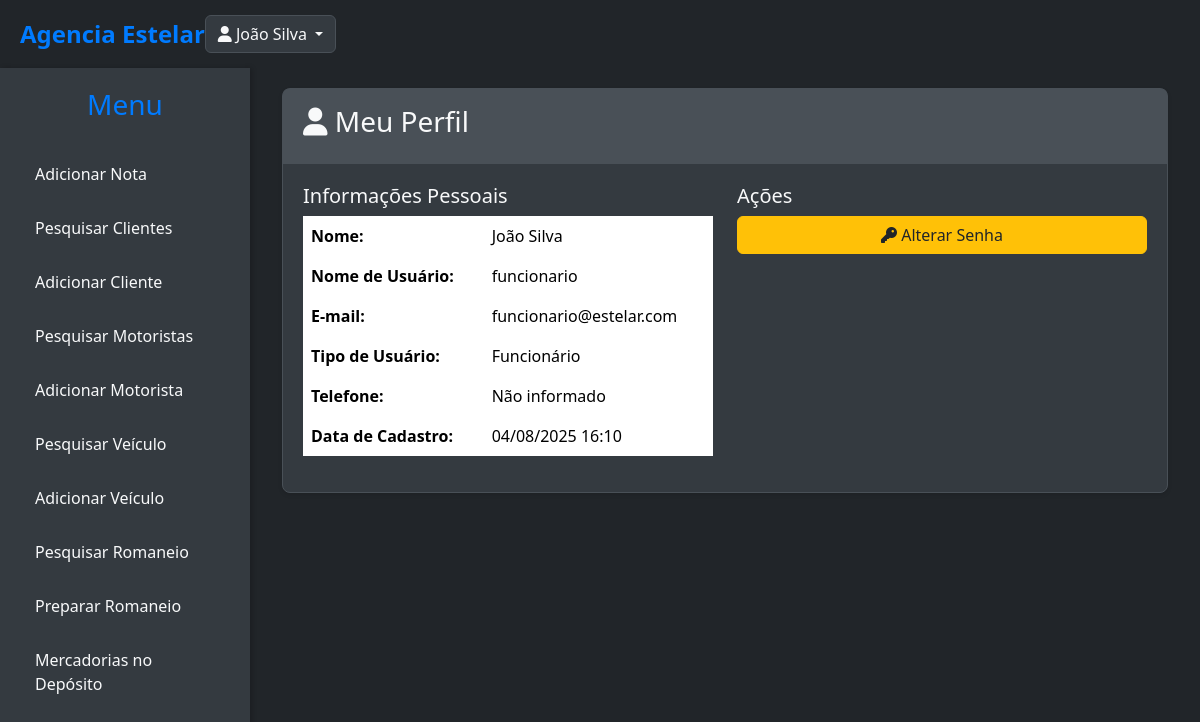
Before: /notas/perfil/ (signed in) with the older database file.
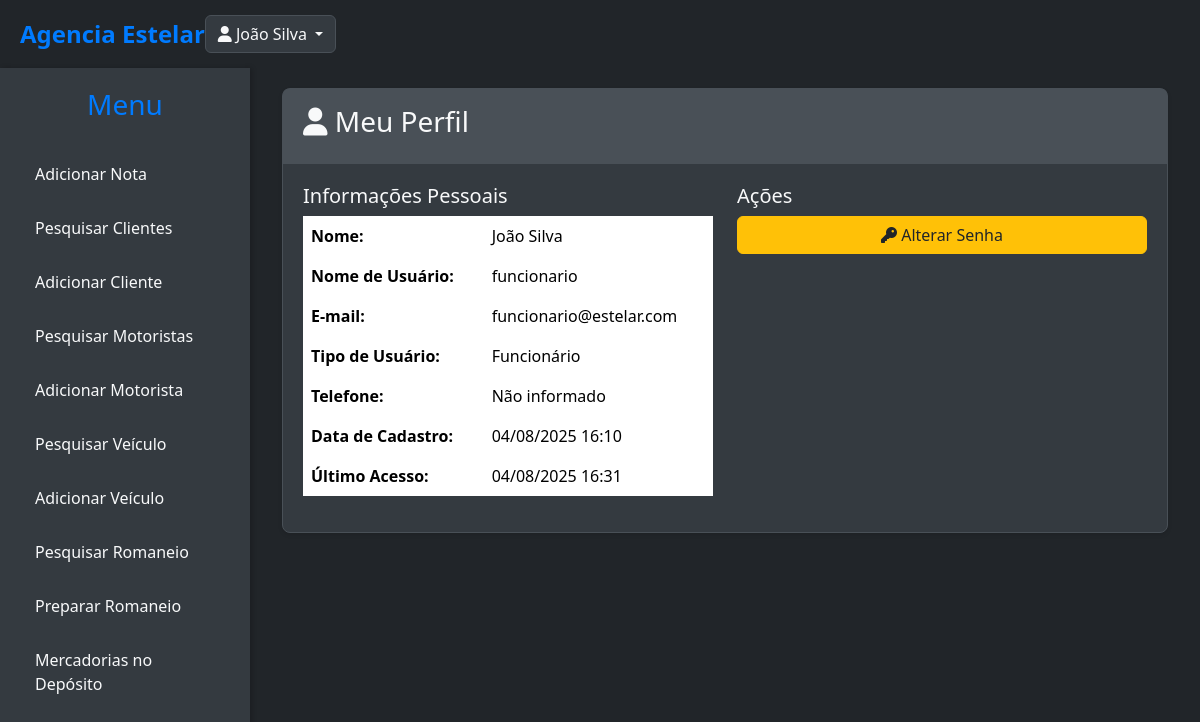
After: the same page with the newer database file.
### notas/models.py (models this page shows, shortened)
class Usuario(models.Model):
    TIPO_USUARIO_CHOICES = [
        ('admin', 'Administrador'),
        ('funcionario', 'Funcionário'),
        ('cliente', 'Cliente'),
    ]
    username = models.CharField(max_length=150, unique=True, verbose_name="Nome de Usuário")
    email = models.EmailField(unique=True, verbose_name="E-mail")
    first_name = models.CharField(max_length=30, verbose_name="Nome")
    last_name = models.CharField(max_length=30, verbose_name="Sobrenome")
    is_active = models.BooleanField(default=True, verbose_name="Ativo")
    is_staff = models.BooleanField(default=False, verbose_name="Staff")
    date_joined = models.DateTimeField(auto_now_add=True, verbose_name="Data de Cadastro")
    password = models.CharField(max_length=128, verbose_name="Senha")
    tipo_usuario = models.CharField(
        max_length=20,
        choices=TIPO_USUARIO_CHOICES,
        default='funcionario',
        verbose_name="Tipo de Usuário"
    )
    cliente = models.ForeignKey(
        Cliente,
        on_delete=models.CASCADE,
        null=True,
        blank=True,
        verbose_name="Cliente Vinculado"
    )
    telefone = models.CharField(max_length=20, blank=True, verbose_name="Telefone")
    ultimo_acesso = models.DateTimeField(null=True, blank=True, verbose_name="Último Acesso")
    REQUIRED_FIELDS = ['email', 'first_name', 'last_name']
    USERNAME_FIELD = 'username'
    is_authenticated = True
    is_anonymous = False
    objects = UsuarioManager()
    class Meta:
        verbose_name = "Usuário"
        verbose_name_plural = "Usuários"
        ordering = ['username']
    def get_full_name(self):
        return f"{self.first_name} {self.last_name}".strip()
    @property
    def is_admin(self):
        return self.tipo_usuario == 'admin'
    @property
    def is_funcionario(self):
        return self.tipo_usuario == 'funcionario'
    @property
    def is_cliente(self):
        return self.tipo_usuario == 'cliente'
    def can_access_funcionalidades(self):
        return self.is_admin or self.is_funcionario
    @property
    def is_anonymous(self):
        """Verifica se o usuário é anônimo"""
        return False
    @property
    def is_authenticated(self):
        return True

### notas/views.py (the view)
# urls.py: path('perfil/', views.perfil_usuario, name='perfil'),
@login_required
def perfil_usuario(request):
    return render(request, 'notas/auth/perfil.html')

### notas/templates/notas/auth/perfil.html (shortened to what this page needs)
{% extends 'base.html' %}
{% load static %}
{% block content %}
<div class="container-fluid">
    <div class="row">
        <div class="col-12">
            <div class="card">
                <div class="card-header">
                    <h3 class="card-title">
                        <i class="fas fa-user"></i> Meu Perfil
                    </h3>
                </div>
                <div class="card-body">
                    <div class="row">
                        <div class="col-md-6">
                            <h5>Informações Pessoais</h5>
                            <table class="table table-borderless">
                                <tr>
                                    <td><strong>Nome:</strong></td>
                                    <td>{{ user.get_full_name }}</td>
                                </tr>
                                <tr>
                                    <td><strong>Nome de Usuário:</strong></td>
                                    <td>{{ user.username }}</td>
                                </tr>
                                <tr>
                                    <td><strong>E-mail:</strong></td>
                                    <td>{{ user.email }}</td>
                                </tr>
                                <tr>
                                    <td><strong>Tipo de Usuário:</strong></td>
                                    <td>{{ user.get_tipo_usuario_display }}</td>
                                </tr>
                                <tr>
                                    <td><strong>Telefone:</strong></td>
                                    <td>{{ user.telefone|default:"Não informado" }}</td>
                                </tr>
                                <tr>
                                    <td><strong>Data de Cadastro:</strong></td>
                                    <td>{{ user.date_joined|date:"d/m/Y H:i" }}</td>
                                </tr>
                                {% if user.ultimo_acesso %}
                                <tr>
                                    <td><strong>Último Acesso:</strong></td>
                                    <td>{{ user.ultimo_acesso|date:"d/m/Y H:i" }}</td>
                                </tr>
                                {% endif %}
                            </table>
                        </div>
                        <div class="col-md-6">
                            <h5>Ações</h5>
                            <div class="d-grid gap-2">
                                <a href="{% url 'notas:alterar_senha' %}" class="btn btn-warning">
                                    <i class="fas fa-key"></i> Alterar Senha
                                </a>
                            </div>
                        </div>
                    </div>
                </div>
            </div>
        </div>
    </div>
</div>
{% endblock %}

### templates/base.html (shortened to what this page needs)
{% load static %}
<!DOCTYPE html>
<html lang="pt-BR">
<head>
    <link href="https://cdn.jsdelivr.net/npm/bootstrap@5.3.3/dist/css/bootstrap.min.css" rel="stylesheet">
    <link rel="stylesheet" href="{% static 'css/style.css' %}">
    <link rel="stylesheet" href="https://cdnjs.cloudflare.com/ajax/libs/font-awesome/6.0.0-beta3/css/all.min.css">
</head>
<body>
    <div class="top-bar">
        <div class="d-flex justify-content-between align-items-center">
            <a href="{% url 'notas:listar_notas_fiscais' %}" class="logo">Agencia Estelar</a>
            <div class="user-info">
                {% if user.is_authenticated %}
                    <div class="dropdown">
                        <button class="btn btn-outline-light dropdown-toggle" type="button" id="userDropdown" data-bs-toggle="dropdown" aria-expanded="false">
                            <i class="fas fa-user"></i> {{ user.get_full_name|default:user.username }}
                        </button>
                    </div>
                {% else %}
                    <a href="{% url 'notas:login' %}" class="btn btn-outline-light">Login</a>
                {% endif %}
            </div>
        </div>
    </div>
    <div class="main-wrapper">
        {% if user.is_authenticated %}
        <div class="sidebar">
            <h3>Menu</h3>
            <nav class="sidebar-nav">
                <ul>
                    {% if user.can_access_funcionalidades %}
                    <li><a href="{% url 'notas:adicionar_nota_fiscal' %}">Adicionar Nota</a></li>
                    {% endif %}
                    {% if user.can_access_funcionalidades %}
                    <li><a href="{% url 'notas:listar_clientes' %}">Pesquisar Clientes</a></li>
                    <li><a href="{% url 'notas:adicionar_cliente' %}">Adicionar Cliente</a></li>
                    {% endif %}
                    {% if user.can_access_funcionalidades %}
                    <li><a href="{% url 'notas:listar_motoristas' %}">Pesquisar Motoristas</a></li>
                    <li><a href="{% url 'notas:adicionar_motorista' %}">Adicionar Motorista</a></li>
                    {% endif %}
                    {% if user.can_access_funcionalidades %}
                    <li><a href="{% url 'notas:listar_veiculos' %}">Pesquisar Veículo</a></li>
                    <li><a href="{% url 'notas:adicionar_veiculo' %}">Adicionar Veículo</a></li>
                    {% endif %}
                    {% if user.can_access_funcionalidades %}
                    <li><a href="{% url 'notas:listar_romaneios' %}">Pesquisar Romaneio</a></li>
                    <li><a href="{% url 'notas:adicionar_romaneio' %}">Preparar Romaneio</a></li>
                    {% endif %}
                    {% if user.can_access_funcionalidades %}
                    <li><a href="{% url 'notas:pesquisar_mercadorias_deposito' %}">Mercadorias no Depósito</a></li>
                    {% endif %}
                </ul>
            </nav>
        </div>
        {% endif %}
        <div class="main-content">
            {% block content %}{% endblock %}
        </div>
    </div>
</body>
</html>

Changed rows visible on the page:
changed Usuario "João Silva": ultimo_acesso (not shown) → "04/08/2025 16:31"
Other visible differences:
text now shown: "Último Acesso:"
